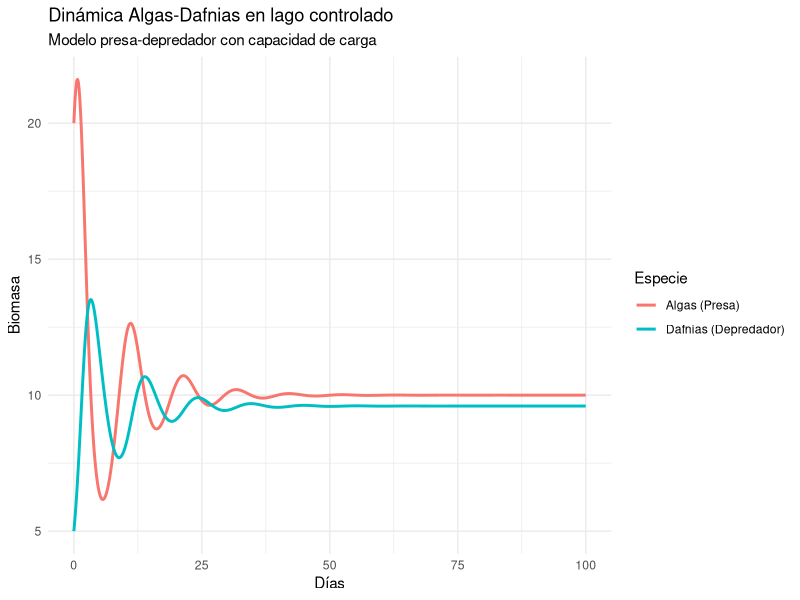

Write the R code that produced this figure.

#  ECUACIONES DIFERENCIALES
# Modelo presa-depredador: algas y dafnias en un lago controlado

# Las ecuaciones diferenciales describen cómo cambia una población en el tiempo.
# as{i que usamos el modelo lotka volterra con capacidad de carga:
#
#   dx/dt = r*x*(1 - x/K) - a*x*y   : Algas siendo la presa 
#   dy/dt = e*a*x*y - m*y            → Dafnias el Depredador
#
# parámetros:
#   r = tasa de crecimiento de las algas
#   K = capacidad de carga del lago
#   a = tasa de ataque, esto es cuánto comen las dafnias
#   e = eficiencia de conversión 
#   m = mortalidad natural de las dafnias

# instalamos paquetes 
install.packages("deSolve")  
library(deSolve)
library(ggplot2)


# 1. definimos el modelo 

# Función con las dos ecuaciones diferenciales
# desolve requiere los argumentos: t (tiempo), state (variables), parameters
modelo_lago <- function(t, state, parameters) {
  with(as.list(c(state, parameters)), {

    # Ecuación de las algas: crecimiento logístico menos consumo por dafnias
    dx <- r * x * (1 - x / K) - a * x * y

    # Ecuación de las dafnias: ganancias por alimentación menos mortalidad
    dy <- e * a * x * y - m * y

    return(list(c(dx, dy)))
  })
}

# 2. parametros y condiciones iniciales 

params <- c(r = 1.2, K = 50, a = 0.1, e = 0.4, m = 0.4)

# Poblaciones al inicio de la simulación
estado_inicial <- c(x = 20, y = 5)  # 20 algas, 5 dafnias

# Simulamos 100 días con pasos de 0.1
tiempo <- seq(0, 100, by = 0.1)


# 3. resoluci{on del sistema }


# ode() resuelve numéricamente las ecuaciones usando el método Runge-Kutta
out <- as.data.frame(ode(y = estado_inicial, times = tiempo,
                          func = modelo_lago, parms = params))


# 4. obtenemos una visualización, donde variamos distintos parametros visuales, con geomline o linewidth


ggplot(out, aes(x = time)) +
  geom_line(aes(y = x, color = "Algas (Presa)"),      linewidth = 1) +
  geom_line(aes(y = y, color = "Dafnias (Depredador)"), linewidth = 1) +
  labs(title    = "Dinámica Algas-Dafnias en lago controlado",
       subtitle = "Modelo presa-depredador con capacidad de carga",
       x = "Días", y = "Biomasa", color = "Especie") +
  theme_minimal()


# 5. a{alisis

# Población máxima alcanzada por cada especie
cat("Máximo de algas:  ", round(max(out$x), 2), "\n")
cat("Máximo de dafnias:", round(max(out$y), 2), "\n")

# Día en que ocurrió el pico de dafnias
cat("Pico de dafnias en el día:", out$time[which.max(out$y)], "\n")

# y con summary obtenemos esumen estadístico de la simulación
summary(out)

# =============================================================================
# INTERPRETACIÓN:
# Las poblaciones oscilan al inicio pero llegan a un equilibrio estable, 
# el pico de dafnias ocurre después del pico de algas, que significa un desfase tipico
# luego vemos que la capacidad de carga K=50 limita el crecimiento infinito de las algas
# =============================================================================
